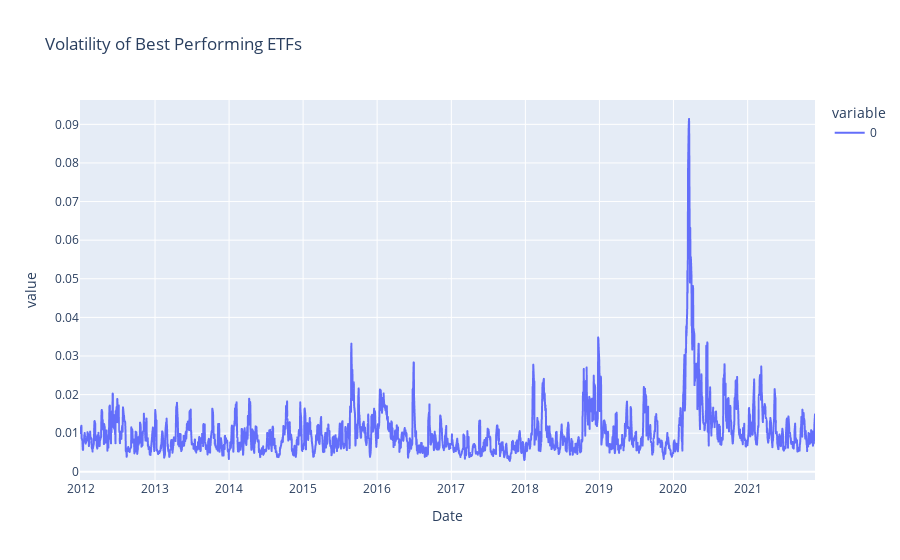
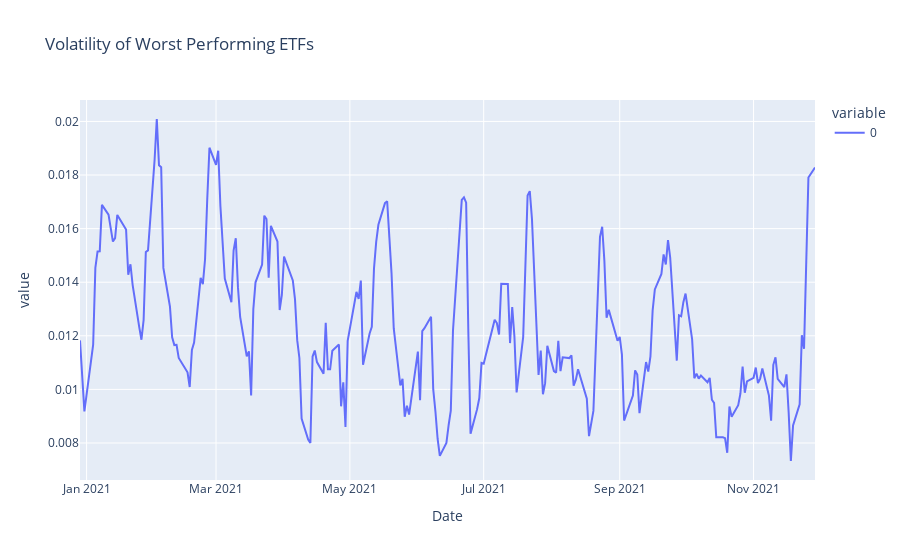

The cell these charts' notebook holds for them, in order:
### Markdown cell above
### Visualization 1 Explanation

This is a pairgrid in seaborn which shows the relation between multiple variables. The kernal density estimation in the diagonal shows the distribution of the data in respect to its normalized value. As u can see, most data has positively skewed data. This shows that all in all the past few years have actually not been to good for these buesinesses- and that hype is a prevalent part of financial markets. The lower diagonal is the scatterplot relation between each variable- and a lienar regression forecast. Theoretically with good data the line of best fit can be used to accurately show and predict the linear relationship between two variables. All in all, almost every variable is positively related and there is a nice trend line to model that. The upper right diagram is a kernal density plot- it contours the scatterplot and identifies the most densely populated areas of the scatterplot. This are useful for probabilities and understanding data. You can also very clearly see large black circles away from the body of the data showing the impact of Covid.

### Code cell
from statsmodels.graphics import tsaplots
import matplotlib.pyplot as plt
def visual2():
    advanced_data, decline_data = insight3()
    advLin = px.line(advanced_data, title='Volatility of Best Performing ETFs')
    decLin = px.line(decline_data, title='Volatility of Worst Performing ETFs')
    px.line(decline_data)
    addFig = tsaplots.plot_acf(advanced_data, alpha=.01, adjusted=True, title='Succesful ETFS Autocorrelation')
    addFigP = tsaplots.plot_pacf(advanced_data,  method='ywm', alpha=.01, title='Succesful ETFS Partial Autocorrelation')
    decFig = tsaplots.plot_acf(decline_data, alpha=.01,adjusted=True, title='Poor Performing ETFS Autocorrelation')
    decFigP = tsaplots.plot_pacf(decline_data,  method='ywm', alpha=.01, title='Poor Performing ETFS Partial Autocorrelation')
    advLin.show()
    decLin.show()





############ Function Call ############
visual2()

### Figure 1 — Plotly figure (JSON) as saved in the notebook; plotly's stock layout.template omitted (floating-point values rounded to 4 significant figures; data arrays with more than 128 entries replaced by an {"elided": "..."} marker saying what was removed)
{"data": [{"hovertemplate": "variable=0<br>Date=%{x}<br>value=%{y}<extra></extra>", "legendgroup": "0", "line": {"color": "#636efa", "dash": "solid"}, "mode": "lines", "name": "0", "showlegend": true, "type": "scattergl", "x": {"elided": "2497 str values"}, "xaxis": "x", "y": {"elided": "2497 float values"}, "yaxis": "y"}], "layout": {"autosize": true, "legend": {"title": {"text": "variable"}, "tracegroupgap": 0}, "title": {"text": "Volatility of Best Performing ETFs"}, "xaxis": {"anchor": "y", "autorange": true, "domain": [0, 1], "range": ["2011-12-28", "2021-11-29"], "title": {"text": "Date"}, "type": "date"}, "yaxis": {"anchor": "x", "autorange": true, "domain": [0, 1], "range": [-0.002121, 0.09631], "title": {"text": "value"}, "type": "linear"}}}

### Figure 2 — Plotly figure (JSON) as saved in the notebook; plotly's stock layout.template omitted (floating-point values rounded to 4 significant figures; data arrays with more than 128 entries replaced by an {"elided": "..."} marker saying what was removed)
{"data": [{"hovertemplate": "variable=0<br>Date=%{x}<br>value=%{y}<extra></extra>", "legendgroup": "0", "line": {"color": "#636efa", "dash": "solid"}, "mode": "lines", "name": "0", "orientation": "v", "showlegend": true, "type": "scatter", "x": {"elided": "232 str values"}, "xaxis": "x", "y": {"elided": "232 float values"}, "yaxis": "y"}], "layout": {"autosize": true, "legend": {"title": {"text": "variable"}, "tracegroupgap": 0}, "title": {"text": "Volatility of Worst Performing ETFs"}, "xaxis": {"anchor": "y", "autorange": true, "domain": [0, 1], "range": ["2020-12-29", "2021-11-29"], "title": {"text": "Date"}, "type": "date"}, "yaxis": {"anchor": "x", "autorange": true, "domain": [0, 1], "range": [0.006619, 0.0208], "title": {"text": "value"}, "type": "linear"}}}
